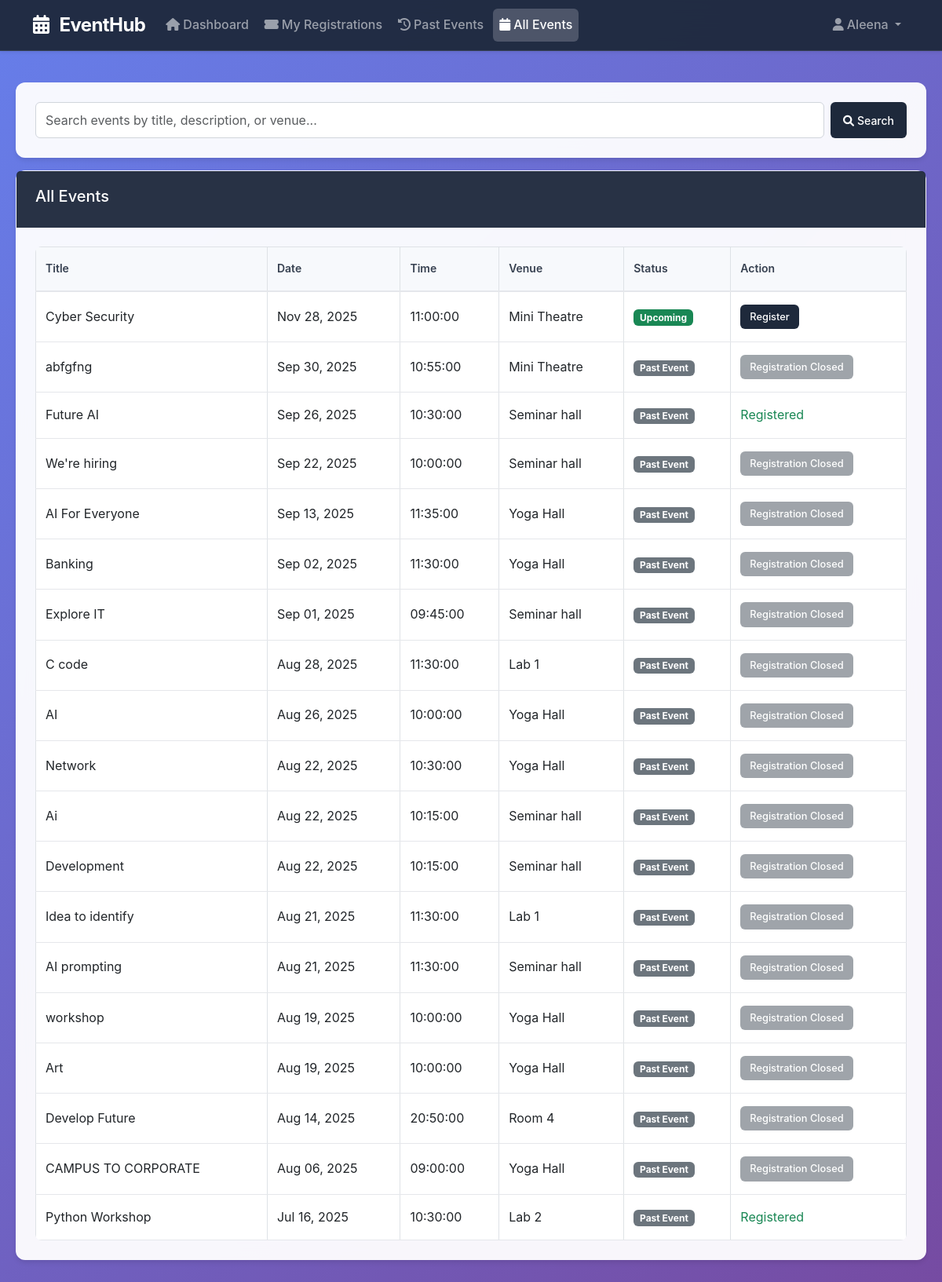
Page /all_events.php (signed in) on the committed database.
### tables this page shows
CREATE TABLE `events` (
  `event_id` int(11) NOT NULL,
  `title` varchar(100) NOT NULL,
  `description` text DEFAULT NULL,
  `event_date` date NOT NULL,
  `event_time` time NOT NULL,
  `venue` varchar(100) DEFAULT NULL,
  `created_by_user_type` enum('admin','teacher','student') NOT NULL,
  `created_by_user_id` int(11) NOT NULL,
  `duration` int(11) DEFAULT 60
);

### all_events.php (the view, shortened to what this page needs)
<?php
$conn = new mysqli('localhost', 'root', '', 'event_management');
$userId = (int)$_SESSION['user_id'];
$userRole = $_SESSION['role'];
$search = isset($_GET['search']) ? trim($_GET['search']) : '';
$searchCondition = '';
$eventsQuery = "SELECT * FROM events $searchCondition ORDER BY event_date DESC, event_time DESC";
$events = $conn->query($eventsQuery);
?>
<!DOCTYPE html>
<html lang="en">
<head>
    <link href="https://cdn.jsdelivr.net/npm/bootstrap@5.3.0/dist/css/bootstrap.min.css" rel="stylesheet">
    <link href="https://cdnjs.cloudflare.com/ajax/libs/font-awesome/6.0.0/css/all.min.css" rel="stylesheet">
</head>
<body>
    <nav class="navbar navbar-expand-lg navbar-dark bg-primary shadow-sm">
        <div class="container">
            <a class="navbar-brand fw-bold" href="<?php echo $userRole === 'student' ? 'student_dashboard.php' : 'teacher_dashboard.php'; ?>">
                <i class="fas fa-calendar-alt me-2"></i>
                EventHub
            </a>
            <div class="collapse navbar-collapse" id="navbarNav">
                <ul class="navbar-nav me-auto">
                    <li class="nav-item">
                        <a class="nav-link" href="<?php echo $userRole === 'student' ? 'student_dashboard.php' : 'teacher_dashboard.php'; ?>">
                            <i class="fas fa-home me-1"></i>Dashboard
                        </a>
                    </li>
                    <li class="nav-item">
                        <a class="nav-link" href="my_registrations.php">
                            <i class="fas fa-ticket-alt me-1"></i>My Registrations
                        </a>
                    </li>
                    <li class="nav-item">
                        <a class="nav-link" href="past_events.php">
                            <i class="fas fa-history me-1"></i>Past Events
                        </a>
                    </li>
                    <li class="nav-item">
                        <a class="nav-link active" href="all_events.php">
                            <i class="fas fa-calendar me-1"></i>All Events
                        </a>
                    </li>
                </ul>
                <ul class="navbar-nav">
                    <li class="nav-item dropdown">
                        <a class="nav-link dropdown-toggle" href="#" id="navbarDropdown" role="button" data-bs-toggle="dropdown" aria-expanded="false">
                            <i class="fas fa-user me-1"></i><?php echo htmlspecialchars($_SESSION['first_name']); ?>
                        </a>
                    </li>
                </ul>
            </div>
        </div>
    </nav>
    <div class="container-narrow">
        <div class="card mb-3">
            <div class="card-body">
                <form method="GET" class="d-flex gap-2">
                    <div class="flex-grow-1">
                        <input type="text" class="form-control" name="search" placeholder="Search events by title, description, or venue..." value="<?php echo htmlspecialchars($search); ?>">
                    </div>
                    <button type="submit" class="btn btn-primary">
                        <i class="fas fa-search me-1"></i>Search
                    </button>
                </form>
            </div>
        </div>
        <div class="card">
            <div class="card-header">
                <h5>All Events
                </h5>
            </div>
            <div class="card-body">
                <div class="table-responsive">
                    <table class="table table-bordered">
                        <thead>
                            <tr>
                                <th>Title</th>
                                <th>Date</th>
                                <th>Time</th>
                                <th>Venue</th>
                                <th>Status</th>
                                <th>Action</th>
                            </tr>
                        </thead>
                        <tbody>
                            <?php while ($event = $events->fetch_assoc()):
                                $eventDate = new DateTime($event['event_date']);
                                $now = new DateTime();
                                $isPast = $eventDate < $now;
                                $checkRegistered = $conn->query("SELECT 1 FROM registrations WHERE event_id = ".$event['event_id']." AND user_type = '".$conn->real_escape_string($userRole)."' AND user_id = $userId");
                                $isRegistered = $checkRegistered && $checkRegistered->num_rows > 0;
                            ?>
                                <tr>
                                    <td><?php echo htmlspecialchars($event['title']); ?></td>
                                    <td><?php echo date('M d, Y', strtotime($event['event_date'])); ?></td>
                                    <td><?php echo htmlspecialchars($event['event_time']); ?></td>
                                    <td><?php echo htmlspecialchars($event['venue']); ?></td>
                                    <td>
                                        <?php if ($isPast): ?>
                                            <span class="badge bg-secondary">Past Event</span>
                                        <?php else: ?>
                                            <span class="badge bg-success">Upcoming</span>
                                        <?php endif; ?>
                                    </td>
                                    <td>
                                        <?php if ($isRegistered): ?>
                                            <span class="text-success">Registered</span>
                                        <?php elseif ($isPast): ?>
                                            <button class="btn btn-secondary btn-sm" disabled>Registration Closed</button>
                                        <?php else: ?>
                                            <form method="POST" style="display:inline;">
                                                <button type="submit" class="btn btn-primary btn-sm">Register</button>
                                            </form>
                                        <?php endif; ?>
                                    </td>
                                </tr>
                            <?php endwhile; ?>
                        </tbody>
                    </table>
                </div>
            </div>
        </div>
    </div>
</body>
</html>

### all_events.php (style rules this page uses)
* { margin: 0; padding: 0; box-sizing: border-box; }
body { font-family: -apple-system, BlinkMacSystemFont, 'Segoe UI', 'Roboto', sans-serif; background: linear-gradient(135deg, #667eea 0%, #764ba2 100%); color: #334155; line-height: 1.6; min-height: 100vh; }
.navbar { background: rgba(30, 41, 59, 0.95) !important; backdrop-filter: blur(20px); border-bottom: 1px solid rgba(255, 255, 255, 0.1); box-shadow: 0 4px 6px -1px rgba(0, 0, 0, 0.1); }
.navbar-brand { font-weight: 700; font-size: 1.5rem; letter-spacing: -0.025em; }
.nav-link { font-weight: 500; transition: all 0.2s ease; border-radius: 6px; margin: 0 2px; }
.nav-link.active { background-color: rgba(255, 255, 255, 0.2); }
.container-narrow { max-width: 1200px; margin: 40px auto; padding: 0 20px; }
.card { background: rgba(255, 255, 255, 0.95); backdrop-filter: blur(20px); border: 1px solid rgba(255, 255, 255, 0.2); border-radius: 12px; box-shadow: 0 4px 6px -1px rgba(0, 0, 0, 0.1); transition: all 0.3s ease; }
.card-header { background: rgba(30, 41, 59, 0.95); color: white; border: none; border-radius: 12px 12px 0 0; padding: 20px 24px; font-weight: 600; font-size: 1.1rem; }
.card-body { padding: 24px; }
.table { margin-bottom: 0; }
.table th { background-color: rgba(248, 250, 252, 0.8); color: #374151; font-weight: 600; font-size: 0.875rem; padding: 16px 12px; border-bottom: 2px solid #e5e7eb; }
.table td { padding: 16px 12px; vertical-align: middle; border-bottom: 1px solid #e5e7eb; }
.table-responsive { border-radius: 8px; overflow: hidden; }
.btn { font-weight: 500; border-radius: 6px; padding: 8px 16px; transition: all 0.2s ease; border: none; font-size: 0.875rem; }
.btn-sm { padding: 6px 12px; font-size: 0.8rem; }
.btn-primary { background-color: #1e293b; border-color: #1e293b; }
.btn-secondary { background-color: #64748b; border-color: #64748b; }
.form-control, .form-select { border: 1px solid #d1d5db; border-radius: 6px; padding: 10px 12px; transition: border-color 0.15s ease-in-out, box-shadow 0.15s ease-in-out; }

### rows in the picture
events: title "Cyber Security", event_date "Nov 28, 2025", event_time "11:00:00", venue "Mini Theatre", shows "Upcoming"
events: title "abfgfng", event_date "Sep 30, 2025", event_time "10:55:00", venue "Mini Theatre", shows "Past Event", shows "Registration Closed"
events: title "Future AI", event_date "Sep 26, 2025", event_time "10:30:00", venue "Seminar hall", shows "Past Event", shows "Registered"
events: title "We're hiring", event_date "Sep 22, 2025", event_time "10:00:00", venue "Seminar hall", shows "Past Event", shows "Registration Closed"
events: title "AI For Everyone", event_date "Sep 13, 2025", event_time "11:35:00", venue "Yoga Hall", shows "Past Event", shows "Registration Closed"
events: title "Banking", event_date "Sep 02, 2025", event_time "11:30:00", venue "Yoga Hall", shows "Past Event", shows "Registration Closed"
events: title "Explore IT", event_date "Sep 01, 2025", event_time "09:45:00", venue "Seminar hall", shows "Past Event", shows "Registration Closed"
events: title "C code", event_date "Aug 28, 2025", event_time "11:30:00", venue "Lab 1", shows "Past Event", shows "Registration Closed"
events: title "AI", event_date "Aug 26, 2025", event_time "10:00:00", venue "Yoga Hall", shows "Past Event", shows "Registration Closed"
events: title "Network", event_date "Aug 22, 2025", event_time "10:30:00", venue "Yoga Hall", shows "Past Event", shows "Registration Closed"
events: title "Ai", event_date "Aug 22, 2025", event_time "10:15:00", venue "Seminar hall", shows "Past Event", shows "Registration Closed"
events: title "Development", event_date "Aug 22, 2025", event_time "10:15:00", venue "Seminar hall", shows "Past Event", shows "Registration Closed"
events: title "Idea to identify", event_date "Aug 21, 2025", event_time "11:30:00", venue "Lab 1", shows "Past Event", shows "Registration Closed"
events: title "AI prompting", event_date "Aug 21, 2025", event_time "11:30:00", venue "Seminar hall", shows "Past Event", shows "Registration Closed"
events: title "workshop", event_date "Aug 19, 2025", event_time "10:00:00", venue "Yoga Hall", shows "Past Event", shows "Registration Closed"
events: title "Art", event_date "Aug 19, 2025", event_time "10:00:00", venue "Yoga Hall", shows "Past Event", shows "Registration Closed"
events: title "Develop Future", event_date "Aug 14, 2025", event_time "20:50:00", venue "Room 4", shows "Past Event", shows "Registration Closed"
events: title "CAMPUS TO CORPORATE", event_date "Aug 06, 2025", event_time "09:00:00", venue "Yoga Hall", shows "Past Event", shows "Registration Closed"
events: title "Python Workshop", event_date "Jul 16, 2025", event_time "10:30:00", venue "Lab 2", shows "Past Event", shows "Registered"

### other values in the picture
$_SESSION['first_name'] "Aleena"
